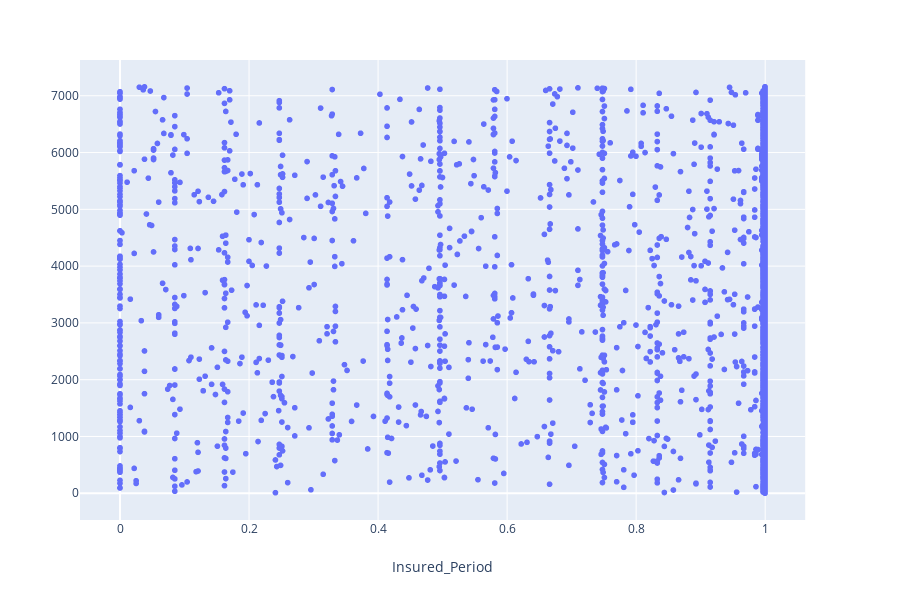

Notebook code cell kept with this figure:
### Code cell
px.scatter(train, x='Insured_Period')

### Figure 1 — Plotly figure (JSON) as saved in the notebook; plotly's stock layout.template omitted (floating-point values rounded to 4 significant figures; data arrays with more than 128 entries replaced by an {"elided": "..."} marker saying what was removed)
{"data": [{"hoverlabel": {"namelength": 0}, "hovertemplate": "Insured_Period=%{x}", "legendgroup": "", "marker": {"color": "#636efa", "symbol": "circle"}, "mode": "markers", "name": "", "showlegend": false, "type": "scattergl", "x": {"elided": "7160 float values"}, "xaxis": "x", "yaxis": "y"}], "layout": {"height": 600, "legend": {"tracegroupgap": 0}, "margin": {"t": 60}, "xaxis": {"anchor": "y", "domain": [0, 0.98], "title": {"text": "Insured_Period"}}, "yaxis": {"anchor": "x", "domain": [0, 1]}}}
